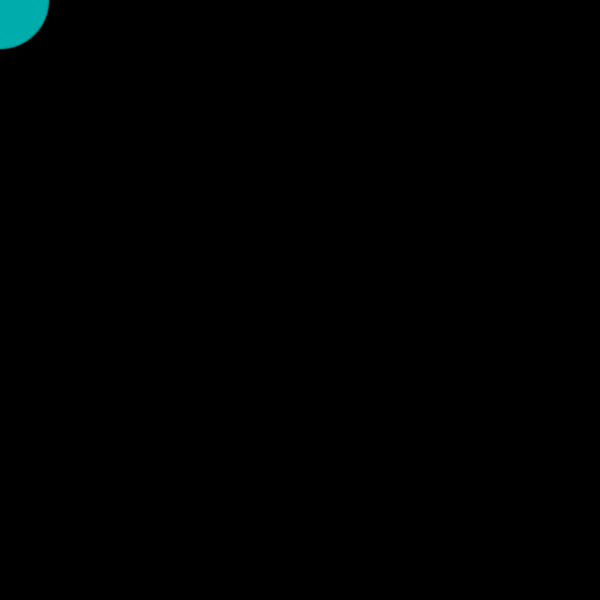
Frame 1 (no input)
Frame 60 (the mouse pressed at the canvas centre just before this capture): identical to frame 1, image omitted
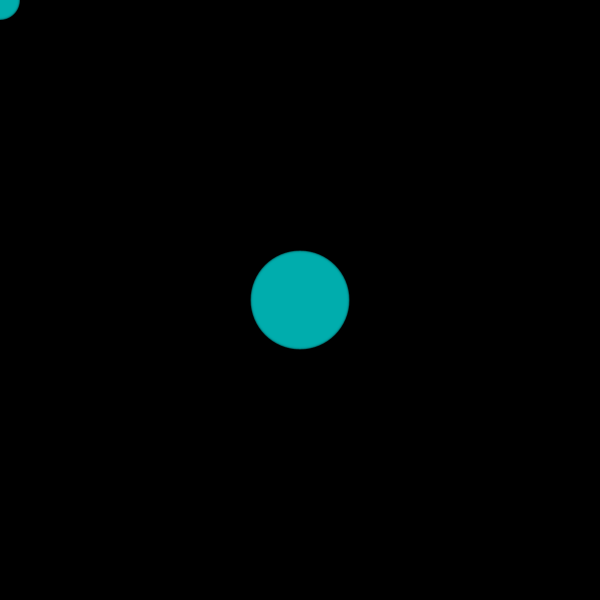
Frame 120 (the mouse held since frame 60 and released just before this capture)

The Processing sketch that drew these frames (run headless with seeded random() and noise(); from frame 60 on, the mouse is pressed at the canvas centre):

// Processing sketch: array_trail_07
// ── array_trail_07.pde
int trailLength = 100;
float[] xPos = new float[trailLength];
float[] yPos = new float[trailLength];
float r;

void setup() {
  size(600, 600);
  noStroke();
  fill(#00adad, 128);
}

void draw() {
  background(0);
  xPos[0] = mouseX;
  yPos[0] = mouseY;

  // start from the end of the array -1 and subtract until 0
  for (int i = trailLength-1; i > 0; i--) {
    // This makes the trail get smaller
    float dia = trailLength-i;
    ellipse(xPos[i], yPos[i], dia, dia);

    // Set the current number in the array to the one before it.
    xPos[i] = xPos[i-1];
    yPos[i] = yPos[i-1];
  }
}
